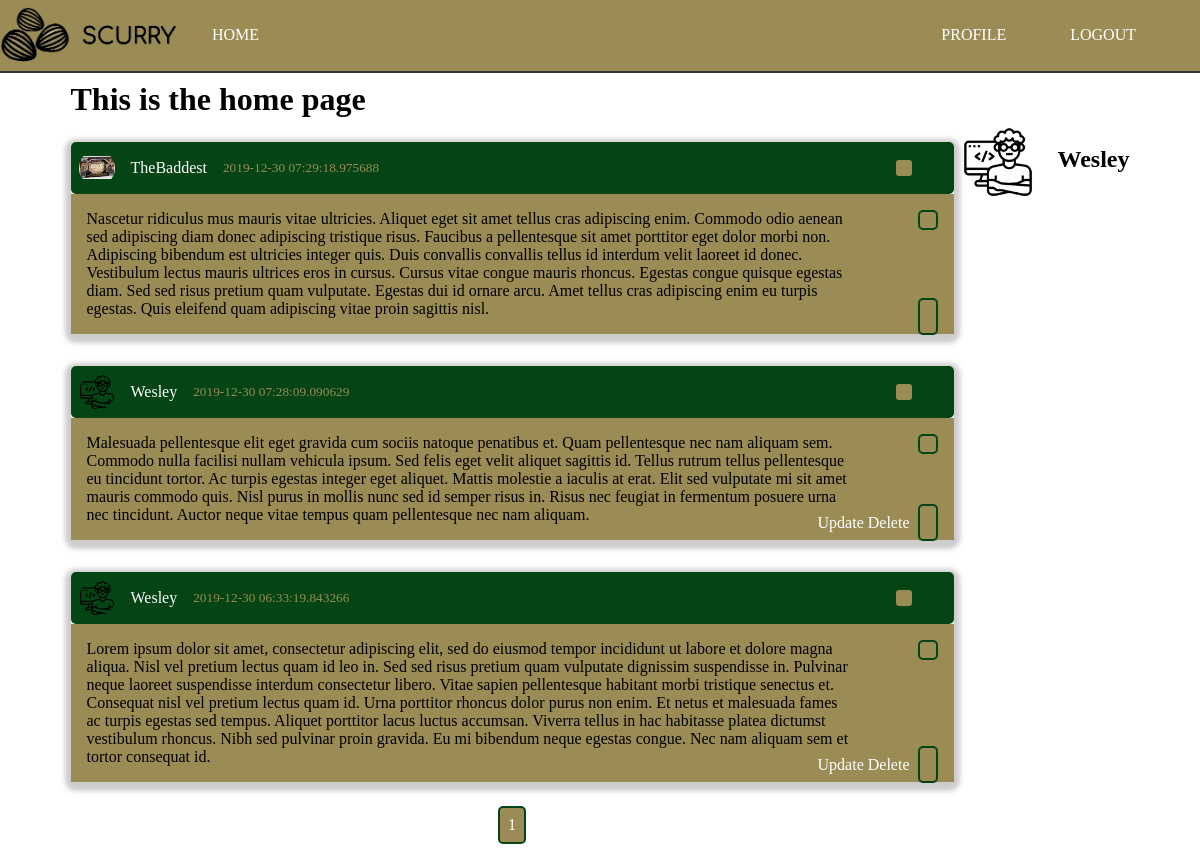
The page /home (signed in) on the database as committed earlier.
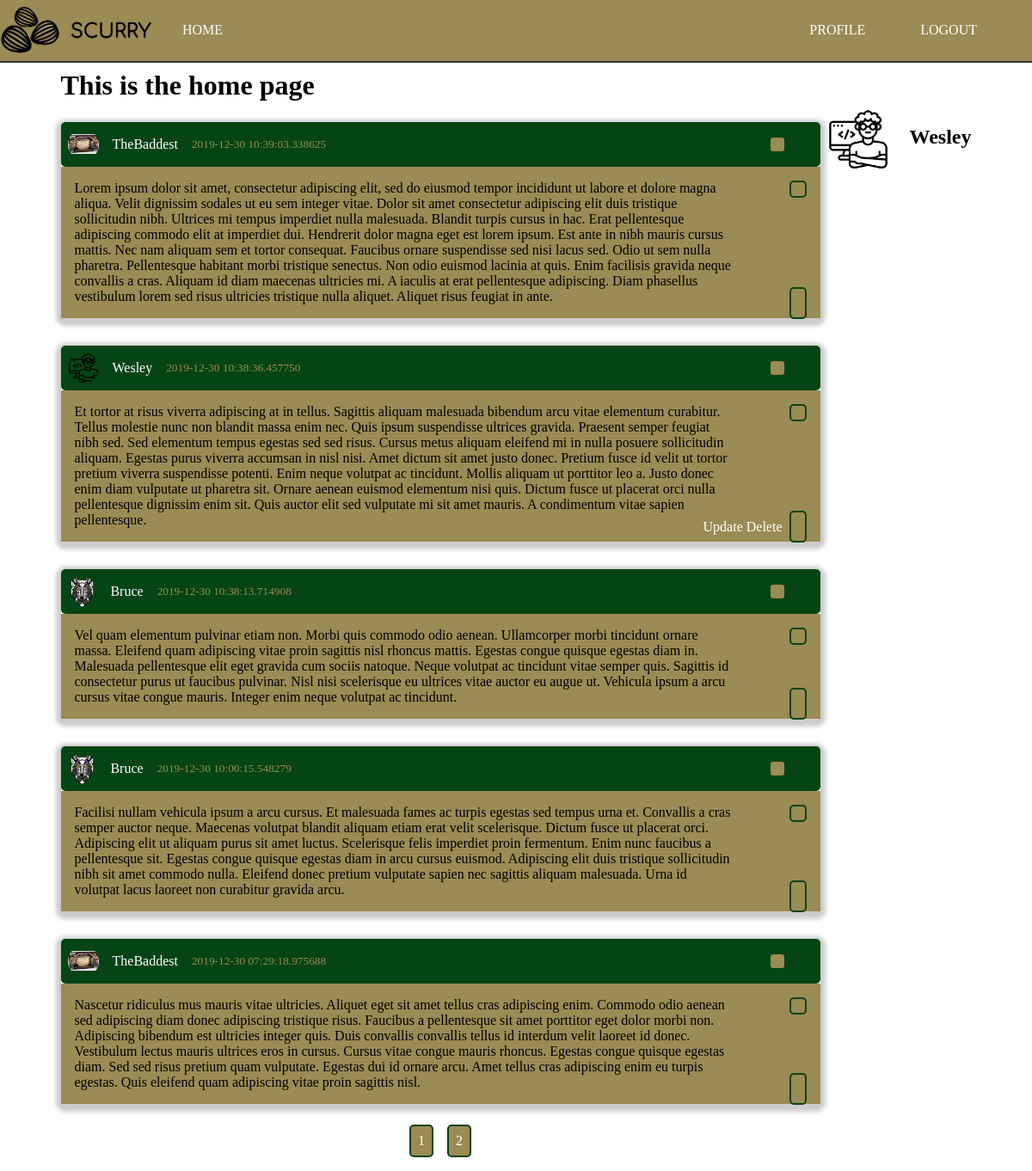
The same page on the database as committed later.
### scurry/models.py (models this page shows, shortened)
class Post(db.Model):
    id = db.Column(db.Integer, primary_key=True)
    content = db.Column(db.Text, nullable=False)
    date_posted = db.Column(db.DateTime, nullable=False, default=datetime.utcnow)
    user_id = db.Column(db.Integer, db.ForeignKey('user.id'), nullable=False)

class User(db.Model, UserMixin):
    id = db.Column(db.Integer, primary_key=True)
    username = db.Column(db.String(20), unique=True, nullable=False)
    email = db.Column(db.String(120), unique=True, nullable=False)
    image_file = db.Column(db.String(20), nullable=False, default='noprofile.jpg')
    password = db.Column(db.String(60), nullable=False)
    posts = db.relationship('Post', backref='author', lazy=True)

### scurry/main/routes.py (the view)
@main.route('/')
@main.route('/home')
def index():
    form = PostForm()
    page = request.args.get('page', 1, type=int)
    posts = Post.query.order_by(Post.date_posted.desc()).paginate(page=page, per_page=5)
    return render_template('home.html', title='Home', posts=posts, form=form)

### scurry/models.py (called while the page is built)
@login_manager.user_loader
def load_user(user_id):
    return User.query.get(int(user_id))

### scurry/templates/home.html (shortened to what this page needs)
{% extends "layout.html" %}
{% block content %}
    <div class="container" id="home">
        <h1 class="page-header">This is the home page</h1>
        <div class="posts-container">
            {%  for post in posts.items %}
                <article class="article-post shadow">
                    <div class="post-head">
                        <img src="{{ url_for('static', filename='images/' + post.author.image_file) }}" alt="user photo" class="article-img">
                        <div class="post-metadata">
                            <a class="post-author" href="{{ url_for('users.user_posts', username=post.author.username) }}">{{ post.author.username }}</a>
                            <small>{{ post.date_posted }}</small>
                            <p class="btn right">
                            </p>
                        </div>
                    </div>
                    <div class="post-body">
                        <p class="post-content">{{ post.content }}</p>
                        <div class="post-buttons">
                            {% if current_user.username == post.author.username %}
                                <a href="{{ url_for('posts.update_post', post_id=post.id) }}" class="btn-link">Update</a>
                                <a href="{{ url_for('posts.delete_post', post_id=post.id) }}" class="btn-link">Delete</a>
                            {% endif %}
                            <ion-icon class="btn like-btn" name="thumbs-up"></ion-icon>
                        </div>
                        <ion-icon class="btn share-btn" name="share-alt"></ion-icon>
                    </div>
                </article>
            {% endfor %}
            <div class="pagination">
                {% for page_num in posts.iter_pages() %}
                    {% if page_num %}
                        <a class="btn btn-info" href="{{ url_for('main.index', page=page_num) }}">{{ page_num }}</a>
                    {% else %}
                        ...
                    {% endif %}
                {% endfor %}
            </div>
        </div>
        <div class="sidebar">
            <div class="sidebar-user-info">
                <img src="{{ url_for('static', filename='images/' + current_user.image_file) }}" alt="user photo" class="sidebar-img">
                <h2>{{ current_user.username }}</h2>
            </div>
            </div>
        </div>
{% endblock content %}

### scurry/templates/layout.html (shortened to what this page needs)
<!DOCTYPE html>
<html lang="en">
<head>
    <link rel="stylesheet" type="text/css" href="{{ url_for('static', filename='style.css') }}">
</head>
<body>
    <header>
        <nav class="header-nav">
            <div class="header-logo">
                <img src="{{ url_for('static', filename='images/scurry-logo.png') }}" alt="Scurry - A Place for Squirrels" class="logo">
            </div>
            <ul class="nav-list">
                <li class="nav-list-item">
                    <a href="{{ url_for('main.index') }}" class="nav-link">Home</a>
                </li>
            </ul>
            <ul class="nav-list right">
                {% if current_user.is_authenticated %}
                <li class="nav-list-item">
                    <a href="{{ url_for('users.profile') }}" class="nav-link">Profile</a>
                </li>
                <li class="nav-list-item">
                    <a href="{{ url_for('users.logout') }}" class="nav-link">Logout</a>
                </li>
                {% endif %}
            </ul>
        </nav>
    </header>
    {%  block content %}{% endblock %}
</body>
</html>

### scurry/static/style.css (style rules this page uses)
*, *::before, *::after { margin: 0; padding: 0; box-sizing: border-box; }
html { --main-color: #054414; --accent-color: #9b8b55; }
body { background-size: cover; }
a { text-decoration: none; color: #ffffff; transition: color .4s ease; }
.container { margin: auto; padding: .5rem; }
.shadow { -webkit-box-shadow: 0px 3px 5px 6px #ccc; -moz-box-shadow: 0px 3px 5px 6px #ccc; box-shadow: 0px 3px 5px 6px #ccc; }
.btn { margin: .5rem; padding: .5rem; background: var(--accent-color); border: 2px solid var(--main-color); border-radius: 5px; color: #fff; cursor: pointer; }
.pagination { display: flex; justify-content: center; align-items: center; }
.header-nav { width: 100%; border-bottom: 2px solid #333; background: var(--accent-color); display: flex; }
.header-logo > .logo { max-width: 180px; object-fit: contain; }
.nav-list { margin-right: 2rem; list-style: none; display: flex; flex-flow: row nowrap; justify-content: center; align-items: center; }
.nav-list-item { margin: .5rem 2rem; }
.nav-link { text-transform: uppercase; }
.right { margin-left: auto; margin-right: 2rem; }
#home { max-width: 1075px; height: 100%; display: grid; grid-template: 'hed hed hed hed' 'main main main side' 'main main main side' 'main main main side'; grid-gap: .5rem; }
.sidebar { grid-area: side; }
.posts-container { grid-area: main; display: flex; flex-direction: column; justify-content: center; align-items: center; color: #ffffff; }
.article-post { width: 100%; margin: 1rem; border-radius: 5px; }
.post-head { padding: .5rem; width: 100%; background: var(--main-color); color: var(--accent-color); display: flex; border-radius: 5px; }
.post-author { color: #ffffff; margin-right: 1rem; }
.post-metadata { margin-left: 1rem; width: 100%; display: flex; justify-content: center; align-items: center; }
.article-img { width: 36px; height: 36px; object-fit: contain; border-radius: 50%; }
.post-body { padding: 1rem; width: 100%; background: var(--accent-color); color: black; position: relative; }
.post-content { width: 90%; }
.post-buttons { position: absolute; right: .5rem; bottom: .5rem; }
.share-btn { position: absolute; top: .5rem; right: .5rem; }
.sidebar { width: 100%; }
.sidebar-user-info { display: flex; justify-content: center; align-items: flex-start; }
.sidebar-user-info > h2 { margin: 1.3rem 0 0 1.5rem; }
.sidebar-img { height: 72px; width: 72px; object-fit: cover; }

Rows that differ between the two databases and show on the page:
no longer on this page (row unchanged): Post: image_file (picture), author.username "Wesley", date_posted "2019-12-30 07:28:09.090629", content "Malesuada pellentesque elit eget gravida cum sociis natoque penatibus et. Quam pellentesque nec nam aliquam sem. Commodo nulla facilisi nullam vehicula ipsum. Sed felis eget velit aliquet sagittis id. Tellus rutrum tellus pellentesque eu tincidunt tortor. Ac turpis egestas integer eget aliquet. Mattis molestie a iaculis at erat. Elit sed vulputate mi sit amet mauris commodo quis. Nisl purus in mollis nunc sed id semper risus in. Risus nec feugiat in fermentum posuere urna nec tincidunt. Auctor neque vitae tempus quam pellentesque nec nam aliquam."
no longer on this page (row unchanged): Post: image_file (picture), author.username "Wesley", date_posted "2019-12-30 06:33:19.843266", content "Lorem ipsum dolor sit amet, consectetur adipiscing elit, sed do eiusmod tempor incididunt ut labore et dolore magna aliqua. Nisl vel pretium lectus quam id leo in. Sed sed risus pretium quam vulputate dignissim suspendisse in. Pulvinar neque laoreet suspendisse interdum consectetur libero. Vitae sapien pellentesque habitant morbi tristique senectus et. Consequat nisl vel pretium lectus quam id. Urna porttitor rhoncus dolor purus non enim. Et netus et malesuada fames ac turpis egestas sed tempus. Aliquet porttitor lacus luctus accumsan. Viverra tellus in hac habitasse platea dictumst vestibulum rhoncus. Nibh sed pulvinar proin gravida. Eu mi bibendum neque egestas congue. Nec nam aliquam sem…"
added Post: image_file (picture), author.username "TheBaddest", date_posted "2019-12-30 10:39:03.338625", content "Lorem ipsum dolor sit amet, consectetur adipiscing elit, sed do eiusmod tempor incididunt ut labore et dolore magna aliqua. Velit dignissim sodales ut eu sem integer vitae. Dolor sit amet consectetur adipiscing elit duis tristique sollicitudin nibh. Ultrices mi tempus imperdiet nulla malesuada. Blandit turpis cursus in hac. Erat pellentesque adipiscing commodo elit at imperdiet dui. Hendrerit dolor magna eget est lorem ipsum. Est ante in nibh mauris cursus mattis. Nec nam aliquam sem et tortor consequat. Faucibus ornare suspendisse sed nisi lacus sed. Odio ut sem nulla pharetra. Pellentesque habitant morbi tristique senectus. Non odio euismod lacinia at quis. Enim facilisis gravida neque…"
added Post: image_file (picture), author.username "Wesley", date_posted "2019-12-30 10:38:36.457750", content "Et tortor at risus viverra adipiscing at in tellus. Sagittis aliquam malesuada bibendum arcu vitae elementum curabitur. Tellus molestie nunc non blandit massa enim nec. Quis ipsum suspendisse ultrices gravida. Praesent semper feugiat nibh sed. Sed elementum tempus egestas sed sed risus. Cursus metus aliquam eleifend mi in nulla posuere sollicitudin aliquam. Egestas purus viverra accumsan in nisl nisi. Amet dictum sit amet justo donec. Pretium fusce id velit ut tortor pretium viverra suspendisse potenti. Enim neque volutpat ac tincidunt. Mollis aliquam ut porttitor leo a. Justo donec enim diam vulputate ut pharetra sit. Ornare aenean euismod elementum nisi quis. Dictum fusce ut placerat orci…"
added Post: image_file (picture), author.username "Bruce", date_posted "2019-12-30 10:38:13.714908", content "Vel quam elementum pulvinar etiam non. Morbi quis commodo odio aenean. Ullamcorper morbi tincidunt ornare massa. Eleifend quam adipiscing vitae proin sagittis nisl rhoncus mattis. Egestas congue quisque egestas diam in. Malesuada pellentesque elit eget gravida cum sociis natoque. Neque volutpat ac tincidunt vitae semper quis. Sagittis id consectetur purus ut faucibus pulvinar. Nisl nisi scelerisque eu ultrices vitae auctor eu augue ut. Vehicula ipsum a arcu cursus vitae congue mauris. Integer enim neque volutpat ac tincidunt."
added Post: image_file (picture), author.username "Bruce", date_posted "2019-12-30 10:00:15.548279", content "Facilisi nullam vehicula ipsum a arcu cursus. Et malesuada fames ac turpis egestas sed tempus urna et. Convallis a cras semper auctor neque. Maecenas volutpat blandit aliquam etiam erat velit scelerisque. Dictum fusce ut placerat orci. Adipiscing elit ut aliquam purus sit amet luctus. Scelerisque felis imperdiet proin fermentum. Enim nunc faucibus a pellentesque sit. Egestas congue quisque egestas diam in arcu cursus euismod. Adipiscing elit duis tristique sollicitudin nibh sit amet commodo nulla. Eleifend donec pretium vulputate sapien nec sagittis aliquam malesuada. Urna id volutpat lacus laoreet non curabitur gravida arcu."
Other text that changed with them:
new list line: "2"
